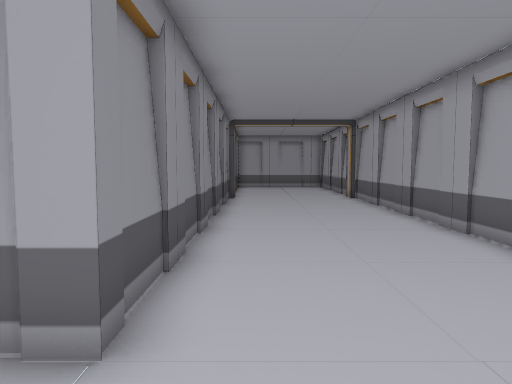
View 1 (above)

15 first-person views from a walk through a scene from a Unity 3-D project. The camera is 1.5 m above the floor, tilts 4° down and sees 70° across. Doors are open. The floor is counted in squares, 1 m on a side. Each view is taken from the middle of a square. On the plan, view 1 faces up. The plan holds only what a view shows up to about 16 squares ahead; the rest is blank. The place goes on beyond the plan. The player is left out. Some surface patterns are stand-ins.

View 2
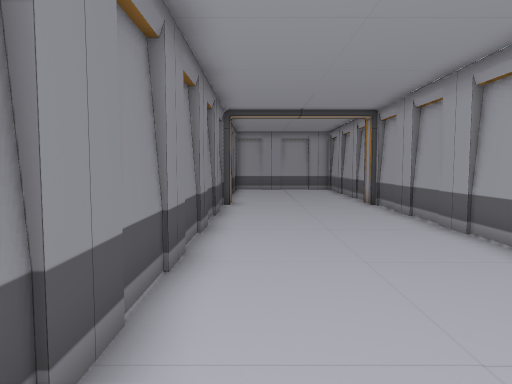

View 3
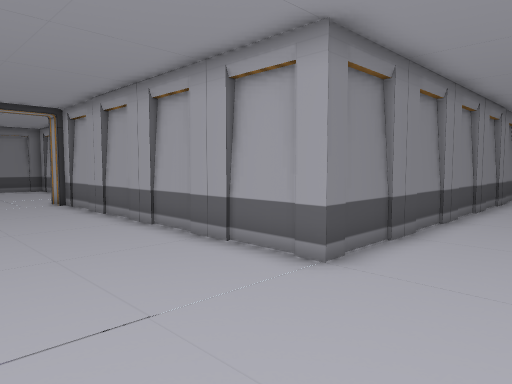

View 4
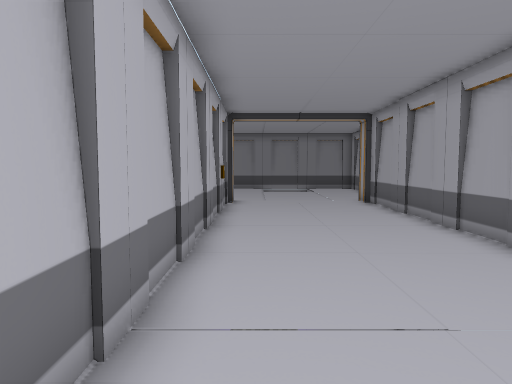

View 5
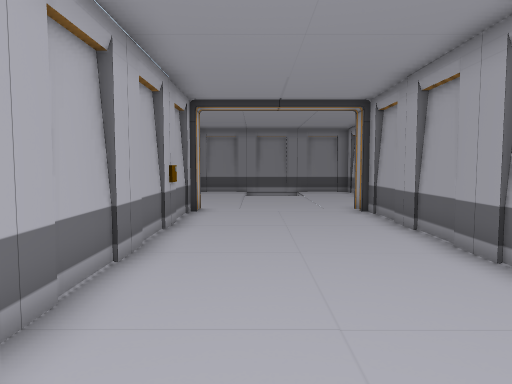

View 6
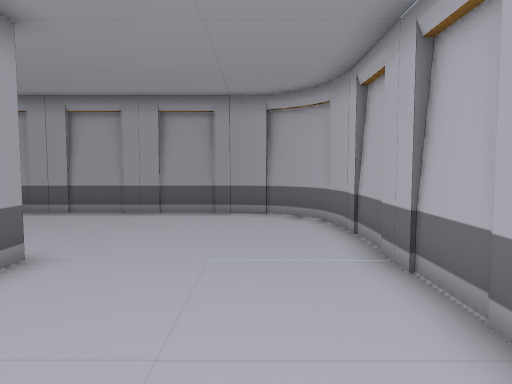

View 7
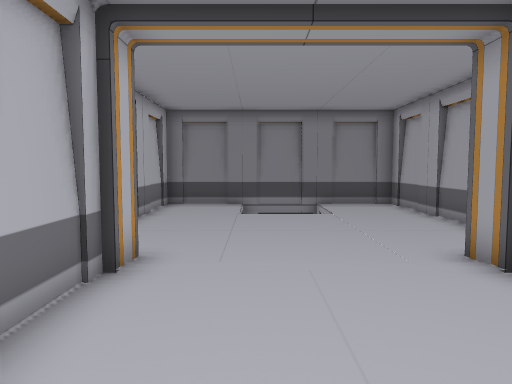

View 8
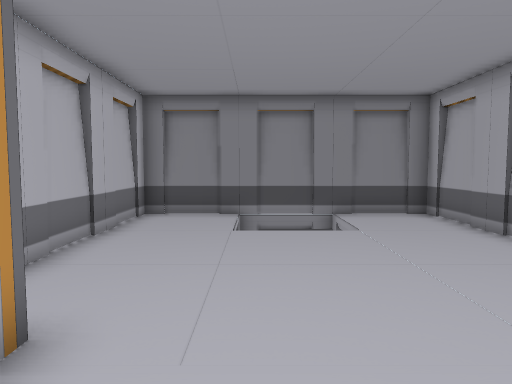

View 9
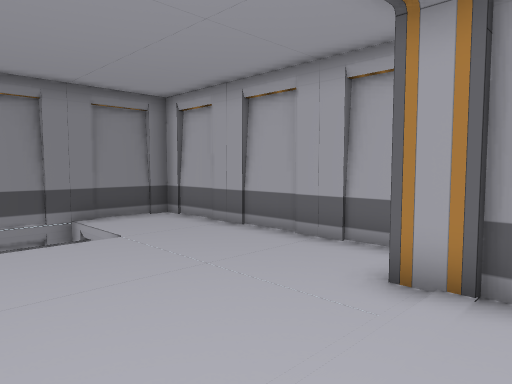

View 10
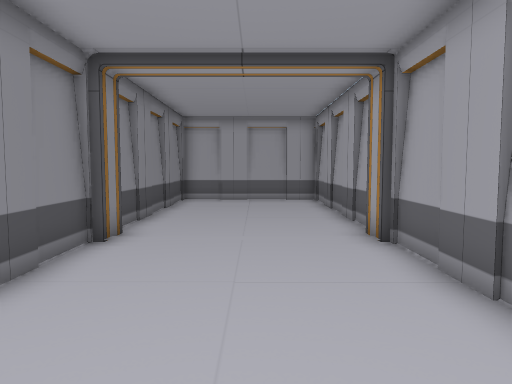

View 11
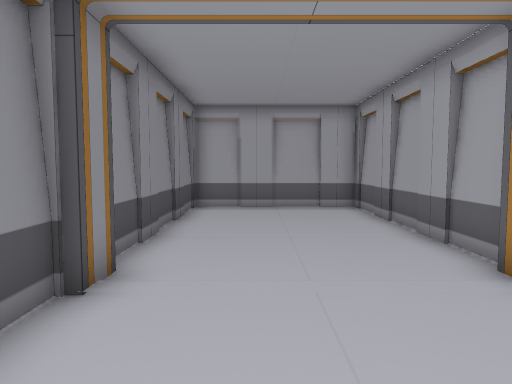

View 12
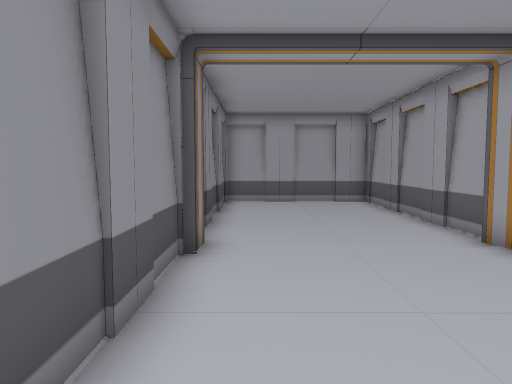

View 13
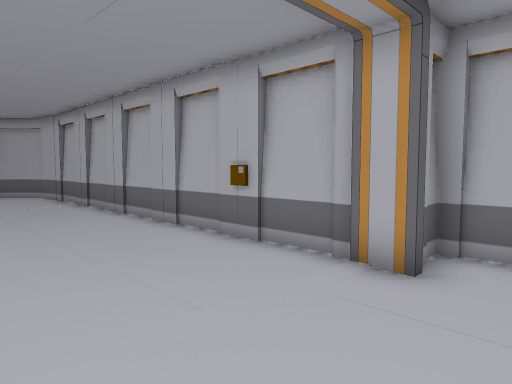

View 14
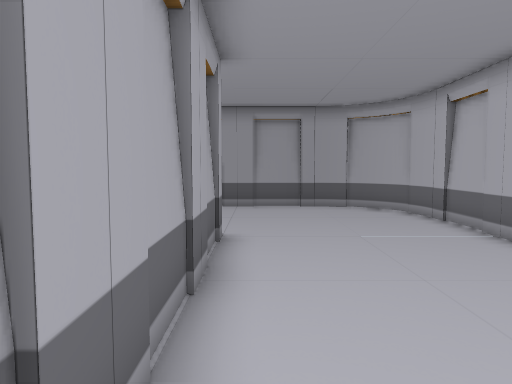

View 15
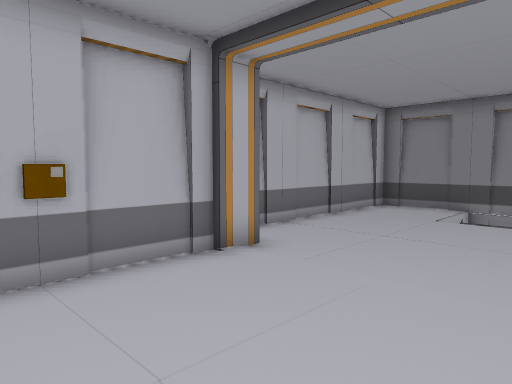

### Floor plan
Points are (right, up) in squares from view 1. A wall is a line through its corners. A room is listed if a view was taken in it or the views show most of it. See-through windows are left out.
Room 1 (views 1, 2, 3, 4, 5, 6, 7, 8, 9, 10, 11, 12, 14, 15)
walls: (4.8, -0.6) (4.8, 17.2); (4.4, -1.4) (4.5, -1) (4.6, -0.5); (2, -3.2) (2.5, -3.1); (2.3, -3.1) (2.9, -2.9); (2.8, -3) (3.5, -2.7) (4.2, -2) (4.5, -1.3); (3.2, -2.8) (3.8, -2.4) (4.3, -1.7); (-1.3, 17.3) (-1.3, 2.7) (-13.1, 2.7); (-10.6, -3) (-10.1, -3); (-1, 18.2) (-1, 17.1); (4.5, 17.2) (4.5, 18.2); (-13.1, -3.3) (2.1, -3.3)
ways out: open door at (-13.5, -0.5) to room 2; open door at (1.5, 18) to room 3
Room 2 (view 13)
walls: (-22.6, -0.9) (-22.6, -4.6) (-13.8, -4.6) (-13.8, -4); (-14.9, 4.5) (-22.6, 4.5) (-22.6, 1.5)
ways out: open door at (-13.5, -0.5) to room 1
Room 3 (no view inside)
walls: (4.8, 18.5) (4.8, 26.6) (-1.3, 26.6) (-1.3, 18.9)
ways out: open door at (1.5, 18) to room 1

Positions as (right, up) in squares from view 1, and headings:
1: (0, 0), facing up
2: (0, 3), facing up
3: (2, -2), facing up-left
4: (2, -2), facing left
5: (-1, -1), facing left
6: (-7, -1), facing right
7: (-8, -1), facing left
8: (-11, -1), facing left
9: (-12, -2), facing up-left
10: (2, 10), facing up
11: (1, 13), facing up
12: (0, 11), facing up
13: (-16, 2), facing down-right
14: (-9, 2), facing right
15: (-9, 2), facing down-left
